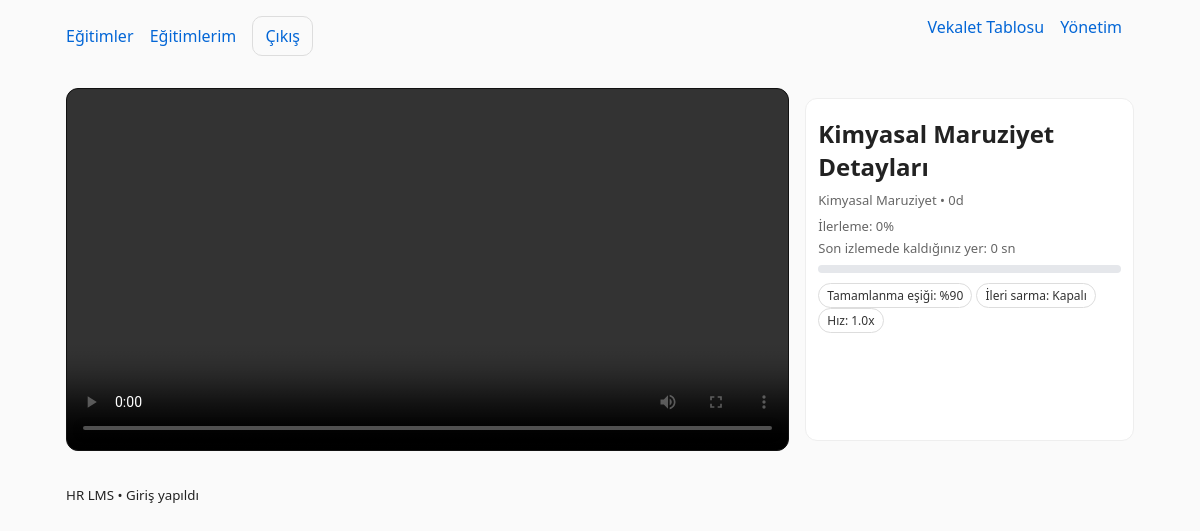
The page /online/2/ (signed in) on the database its author committed.
### trainings/models.py (models this page shows, shortened)
class OnlineVideo(models.Model):
    training = models.OneToOneField(
        "trainings.Training",
        on_delete=models.PROTECT,
        related_name="online_video",
        verbose_name="Eğitim",
    )
    title = models.CharField("Başlık", max_length=200, blank=True)
    description = models.TextField("Açıklama", blank=True)
    video = models.FileField("Video (MP4)", upload_to="videos/")
    thumbnail = models.ImageField("Küçük Resim", upload_to="thumbnails/", null=True, blank=True)
    duration_seconds = models.PositiveIntegerField("Süre (sn)", validators=[MinValueValidator(1)])
    is_active = models.BooleanField("Aktif mi?", default=True)
    created_at = models.DateTimeField("Oluşturulma", default=timezone.now)
    updated_at = models.DateTimeField(auto_now=True)
    class Meta:
        verbose_name = "Online Video"
        verbose_name_plural = "Online Videolar"
        ordering = ["-created_at"]
        indexes = [models.Index(fields=["is_active"])]
    @property
    def duration_hours_display(self):
        s = int(self.duration_seconds)
        h, rem = divmod(s, 3600)
        m, _ = divmod(rem, 60)
        if h:
            return f"{h}s {m}d"
        return f"{m}d"

class Training(models.Model):
    title = models.CharField("Başlık", max_length=200)
    code = models.CharField("Kod", max_length=50, blank=True, null=True)
    description = models.TextField("Açıklama", blank=True)
    duration_hours = models.PositiveIntegerField("Süre (saat)", blank=True, null=True)
    is_active = models.BooleanField("Aktif mi?", default=True)
    created_at = models.DateTimeField("Oluşturulma", default=timezone.now)
    updated_at = models.DateTimeField(auto_now=True)
    class Meta:
        verbose_name = "Eğitim"
        verbose_name_plural = "Eğitimler"
        ordering = ["title"]
        indexes = [models.Index(fields=["is_active"])]

class VideoProgress(models.Model):
    user = models.ForeignKey(settings.AUTH_USER_MODEL, on_delete=models.CASCADE, related_name="video_progress")
    video = models.ForeignKey("trainings.OnlineVideo", on_delete=models.CASCADE, related_name="progress")
    last_position_seconds = models.FloatField("Son Konum (sn)", default=0.0)
    max_position_seconds = models.FloatField("Maks Konum (sn)", default=0.0)
    completed = models.BooleanField("Tamamlandı", default=False)
    completed_at = models.DateTimeField("Tamamlanma", null=True, blank=True)
    created_at = models.DateTimeField("Oluşturulma", default=timezone.now)
    updated_at = models.DateTimeField(auto_now=True)
    class Meta:
        unique_together = [("user", "video")]
        verbose_name = "Video İlerleme"
        verbose_name_plural = "Video İlerlemeleri"
        indexes = [
            models.Index(fields=["user", "video"]),
            models.Index(fields=["completed"]),
        ]

### trainings/views_online.py (the view)
# urls.py: path("online/<int:pk>/", online_watch, name="online-watch"),
@login_required
def online_watch(request, pk: int):
    video = get_object_or_404(OnlineVideo.objects.select_related("training"), pk=pk, is_active=True)
    vp, _ = VideoProgress.objects.get_or_create(user=request.user, video=video)
    allowed_max = float(vp.max_position_seconds or 0.0)
    dur = float(video.duration_seconds or 1.0)
    saved_percent = int((allowed_max / dur) * 100)
    ctx = {
        "video": video,
        "vp": vp,
        "allowed_max": int(allowed_max),
        "saved_percent": saved_percent,
    }
    return render(request, "trainings/online_watch.html", ctx)

### templates/trainings/online_watch.html (shortened to what this page needs)
{% extends "base.html" %}
{% block content %}
<div class="wrap">
  <section class="player">
    <video id="v" preload="metadata" controls playsinline>
      <source src="{{ video.video.url }}" type="video/mp4">
    </video>
  </section>
  <aside class="card">
    <h2 style="margin:6px 0 8px;">{{ video.title|default:video.training.title }}</h2>
    <div class="muted">{{ video.training.title }} • {{ video.duration_hours_display }}</div>
    <div id="status" class="muted" style="margin-top:8px;">İlerleme: {{ saved_percent }}%</div>
    <div id="lastpos" class="muted" style="margin-top:4px;">
      Son izlemede kaldığınız yer: {{ vp.last_position_seconds|default:0|floatformat:0 }} sn
    </div>
    <div class="bar" aria-label="İlerleme" title="İlerleme">
    </div>
    <div style="margin-top:10px;">
      <span class="pill">Tamamlanma eşiği: %90</span>
      <span class="pill">İleri sarma: Kapalı</span>
      <span class="pill">Hız: 1.0x</span>
    </div>
  </aside>
</div>
{% endblock %}

### templates/base.html (shortened to what this page needs)
<!doctype html>
<html lang="tr">
  <head>
  </head>
  <body>
    <header>
      <nav>
        <a href="{% url 'home' %}">Eğitimler</a>
        {% if request.user.is_authenticated %}
          <a href="{% url 'mine' %}">Eğitimlerim</a>
          <form class="inline" method="post" action="{% url 'logout' %}">
            <button type="submit" class="btn">Çıkış</button>
          </form>
        {% else %}
          <a href="{% url 'login' %}" class="btn">Giriş</a>
        {% endif %}
        <span class="nav-right">
          {% if request.user.is_staff or request.user.is_superuser %}
            <a href="{% url 'delegations:matrix' %}">Vekalet Tablosu</a>
          {% endif %}
          <a href="/admin/">Yönetim</a>
        </span>
      </nav>
    </header>
    <main>
      {% block content %}{% endblock %}
    </main>
    <footer>
      <small>HR LMS • {{ request.user.is_authenticated|yesno:"Giriş yapıldı,Anonim" }}</small>
    </footer>
  </body>
</html>

### templates/base.html (style rules this page uses)
:root { --bg:#fafafa; --fg:#222; --muted:#666; --link:#0366d6; --card:#fff; --bd:#eee; --bd2:#ddd; --ok:#10b981; --warn:#f59e0b; --err:#ef4444; }
* { box-sizing:border-box }
body { font-family:system-ui,-apple-system,Segoe UI,Roboto,Ubuntu,"Helvetica Neue",Arial,sans-serif;margin:0;background:var(--bg);color:var(--fg) }
header,main,footer { max-width:1100px;margin:0 auto;padding:16px }
a { color:var(--link);text-decoration:none }
nav a, nav form button { margin-right:12px;text-decoration:none;color:var(--link);background:none;border:none;cursor:pointer;font:inherit }
.btn { display:inline-block;padding:8px 12px;border:1px solid var(--bd2);border-radius:10px;text-decoration:none }
.card { background:var(--card);border:1px solid var(--bd);border-radius:14px;padding:14px;margin:10px 0;transition:box-shadow .15s ease, transform .05s ease }
.inline { display:inline }
.nav-right { float:right }
header nav::after { content:"";display:block;clear:both }

### templates/trainings/online_watch.html (style rules this page uses)
.wrap { display:grid; grid-template-columns: 2.2fr 1fr; gap:16px; }
.player { background:#000; border-radius:12px; overflow:hidden; border:1px solid #111; }
video { width:100%; height:auto; display:block; }
.card { background:#fff; border:1px solid var(--bd); border-radius:12px; padding:12px; }
.muted { color:var(--muted); font-size:13px; }
.pill { display:inline-block; padding:3px 8px; border:1px solid var(--bd2); border-radius:999px; font-size:12px; color:#333; background:#fff; }
.bar { height:8px; background:#e5e7eb; border-radius:999px; overflow:hidden; margin-top:8px; }

### rows shown on the page
OnlineVideo: title "Kimyasal Maruziyet Detayları", training "Kimyasal Maruziyet", duration_hours_display "0d"
VideoProgress: last_position_seconds "0"

### other values the page prints
{{ saved_percent }} "0"
{{ request.user.is_authenticated|yesno:"Giriş yapıldı,Anonim" }} "Giriş yapıldı"
